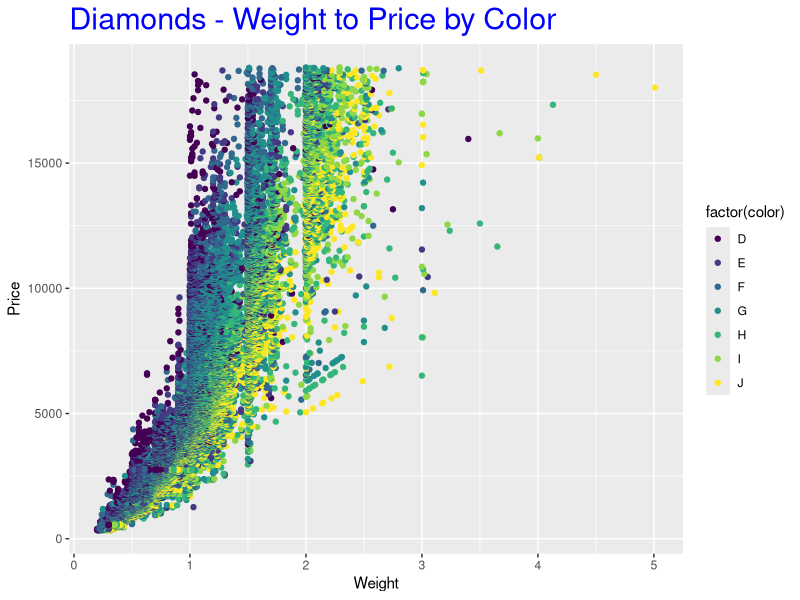
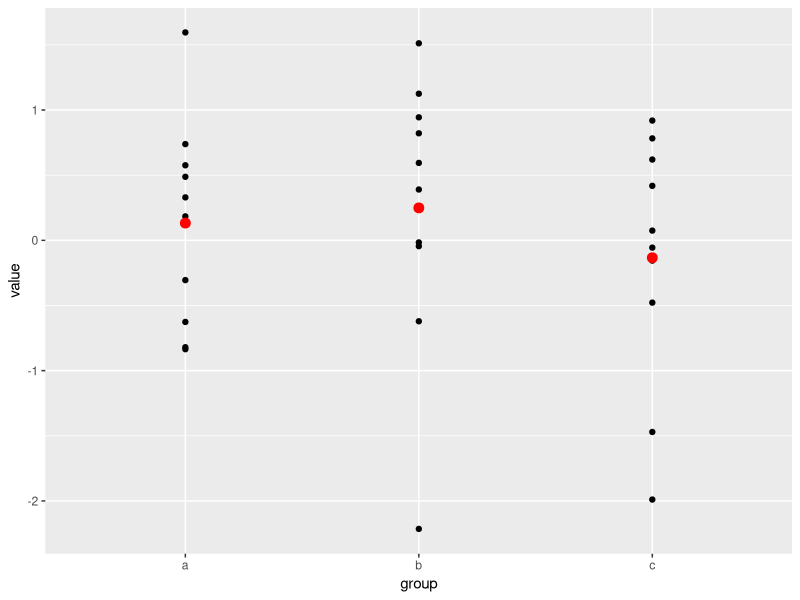
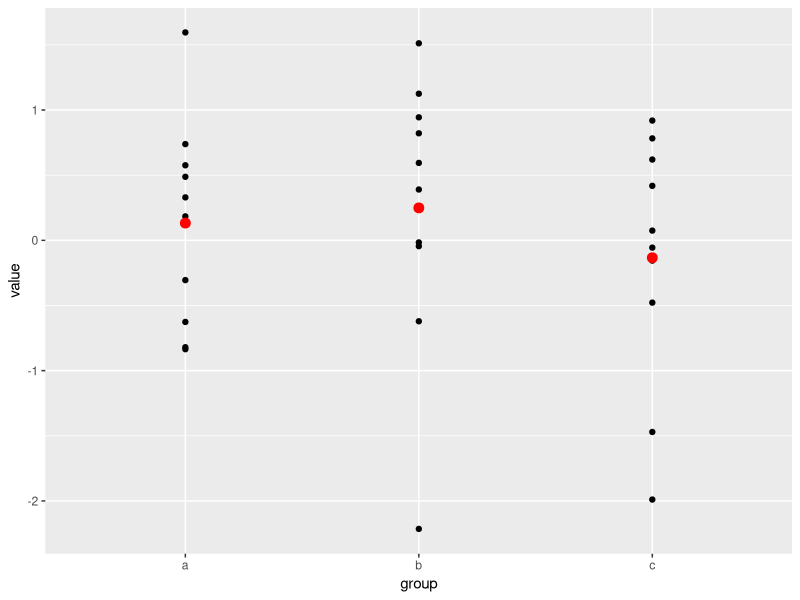
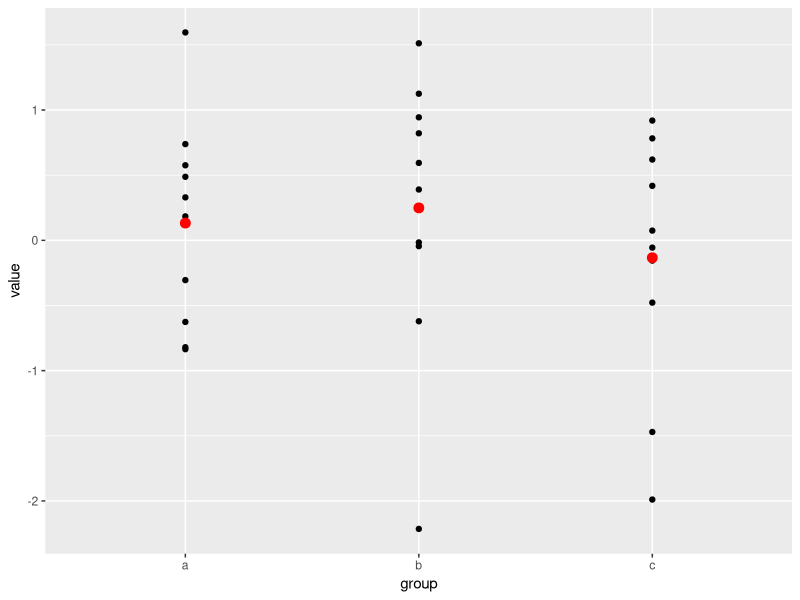
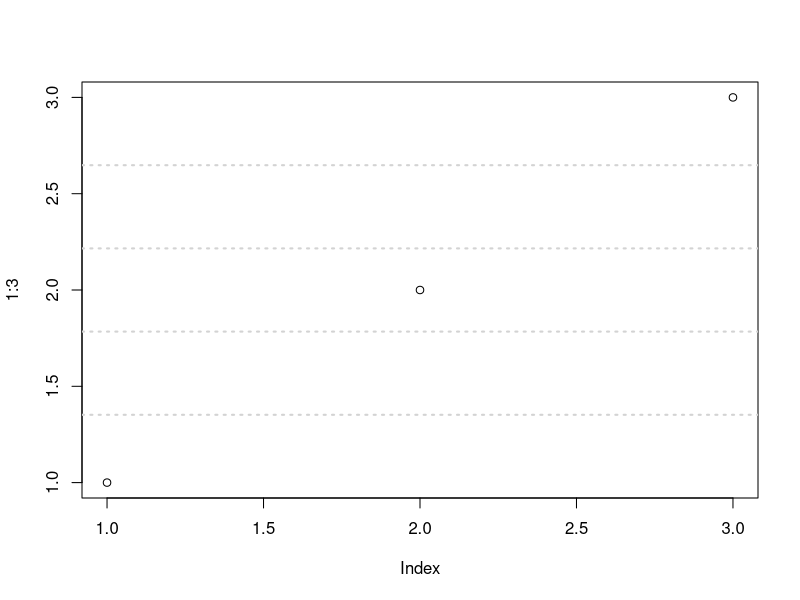
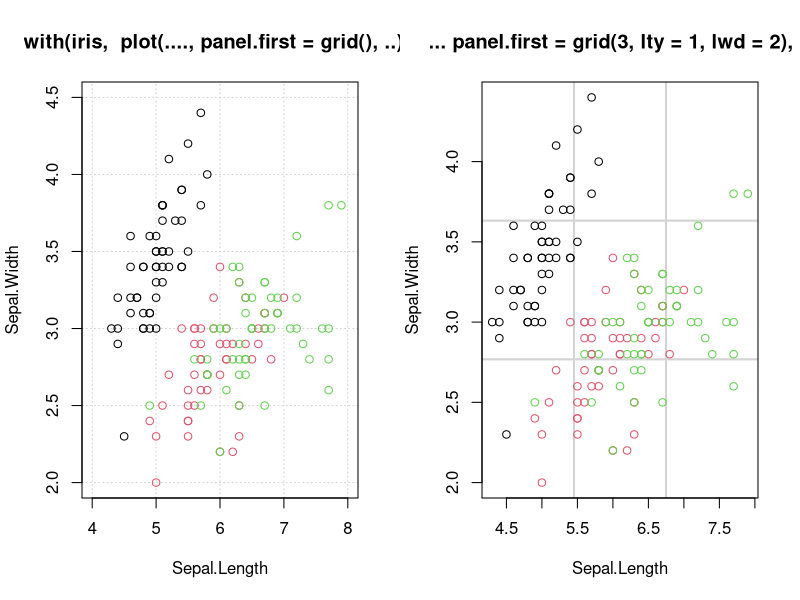
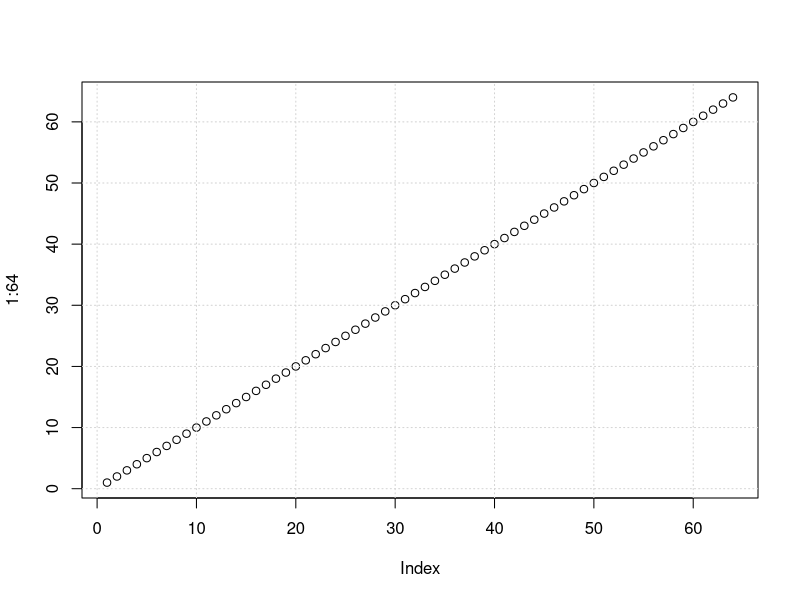
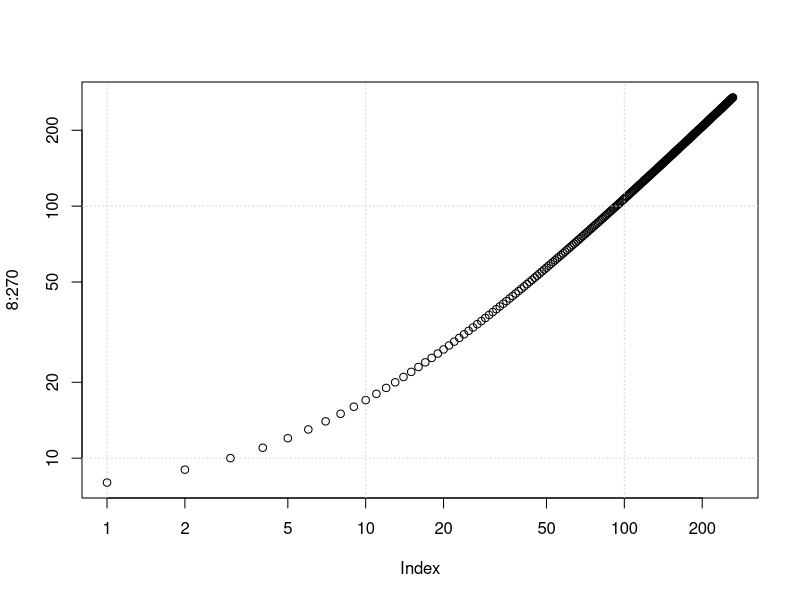

These charts were generated, in order, by the following R code:
## ---- chunk 1
print
class(print)
## ---- chunk 2
methods(print)
## ---- chunk 3
require("ggplot2")
?print
?print.ggplot
## ---- chunk 4
# Load grid package
require("grid")

# Bring Diamonds data into memory
data(diamonds)
str(diamonds)

# Plot relationship of carat on price by color
carat_prc <- ggplot(diamonds, aes(x=carat,y=price))
carat_prc <- carat_prc + labs(title="Diamonds - Weight to Price by Color") +
  theme(plot.title = element_text(size = rel(2), colour = "blue")) +
  labs(x="Weight", y="Price") + 
  geom_point(aes(color = factor(color)))

print(carat_prc)
# Now that we've created a ggplot object instance, let's look at its structure
str(carat_prc)
## ---- chunk 5
# This is not strictly needed when using R Studio because help us already available
# in the catch all panel in the lower right quandrant. From the R command line, this
# will start a browser session for R Help.
# help.start()
help('[[')
help(ggplot)
example(ggplot)
## ---- chunk 6
example(grid)
## ---- chunk 7
# Show what's in the workspace
objects()

# Vectors
x <- c(10.4, 5.6, 3.1, 6.4, 21.7)

c(10.4, 5.6, 3.1, 6.4, 21.7) -> x2

1/x

# Build a larger vector from x
newx <- c(x, 0, x)
print(newx)

var(x)
?var

myvar <- sum((x - mean(x))^2)/(length(x)-1)
class(myvar)
print(myvar)

# Complex numbers
sqrt(-17)

sqrt(-17+0i)

# Vector sequences
c(1:30)

c(2*1:15)

seq(1, 30, by=2)
seq(2, 30, by=2)

n <- 10
c(1:n-1)
c(1:(n-1))
c((1:n)-1)
c(1:n)
c(n:1)

# Logical vectors

temp <- x > 5
temp
## ---- chunk 8
miss1 <- c(88, NA, 12, 168, 13)
miss2 <- c(88, NULL, 12, 168, 13)
mean(miss1)
mean(miss2)
mean(miss1, na.rm=TRUE)

# Initialize z1 to NULL and put even numbers into a vector
z1 <- NULL
z1
for (i in 1:20) if (i %% 2 == 0) z1 <- c(z1,i)
z1

z2 <- NA
z2
for (i in 1:20) if (i %%2 == 0) z2 <- c(z2,i)
z2
## ---- chunk 9
# Two implementations of the same problem
# Explicit looping
b1 <- c(3, 4, 8, 23, 25, 7, 1, 23, 1, 9, 14, 22, 1, 0, 32)
first1 <- function(x) {
  for (i in 1:length(x)) { if (x[i] == 1) break #break out of loop
  }
  return(i)
}
first1(b1)

# take advantage of implicit looping in the which function
# the disadvantage is that the function will cycle through
# the entire vector to create a boolean values and then return
# the index of the first place where the condition is true
# For a very large vector, this might be less efficient 
# than an explicit loop that terminates when the first
# value is found.
first1a <- function(x) return (which (x == 1)[1])
first1a(b1)
## ---- chunk 10
c1 <- 1:10
c2 <- ifelse(c1 %% 2 == 0, "EVEN", "ODD")
c2
## ---- chunk 11
c3 <- c(NA, 1:10, NA, NA)
c4 <- ifelse(c3 %% 2 == 0, "EVEN", "ODD")
c4
## ---- chunk 12
c5 <- c(9,2,12,5,16,4)
c6 <- ifelse(c5 > 6, 2*c5, 3*c5)
c6
## ---- chunk 13
# Using ifelse to create an association measure based
# on made up data.
AirTemp <- c(5, 12, 13, 3, 6, 0, 1, 15, 16, 8, 88)
Pressure <- c(4, 2, 3, 23, 6, 10, 11, 12, 6, 3, 2)

# The measure is defined as the proportion of time
# that AirTemp and Presure move in the same direction

# findud() converts vector v to 1s and -1s representing
# whether an element is increasing or decreasing relative
# to the previous element. Output length will necessarily
# be one less than input. v[-1] is a vector of 15 elements
# starting with the second element (removes 1st element)
# v[-length(v)] is also a vector of 15 elements starting
# with the first element but removing the last.
# Then use ifelse to create a 1 for a positive change
# and a -1 for a negative change
findud <- function(v) {
  vud <- v[-1] - v[-length(v)]
  return (ifelse(vud > 0, 1, -1))
}

# Instead of making two separate function calls, use
# lapply to "apply" the findud function to the two
# vectors x and y. ud[[1]] == ud[[2]] returns a boolean
# vector which is treated as 1's and 0's by the function
# mean, i.e. the mean of 4 1's and 6 0's is 0.4 or the
# proportion of 1's contained in the vector.
udcorr <- function (x,y) {
  ud <- lapply(list(x,y), findud)
  print(ud)
  return(mean(ud[[1]] == ud[[2]]))
}

prop1 <- udcorr(AirTemp, Pressure)
prop1

# Investigate the sign and diff functions to see why this works.
# A more compact way to accomplish the same task.
udcorr2 <- function(x,y) mean(sign(diff(x)) == 
                              sign(diff(y)))
prop2 <- udcorr2(AirTemp, Pressure)
prop2

